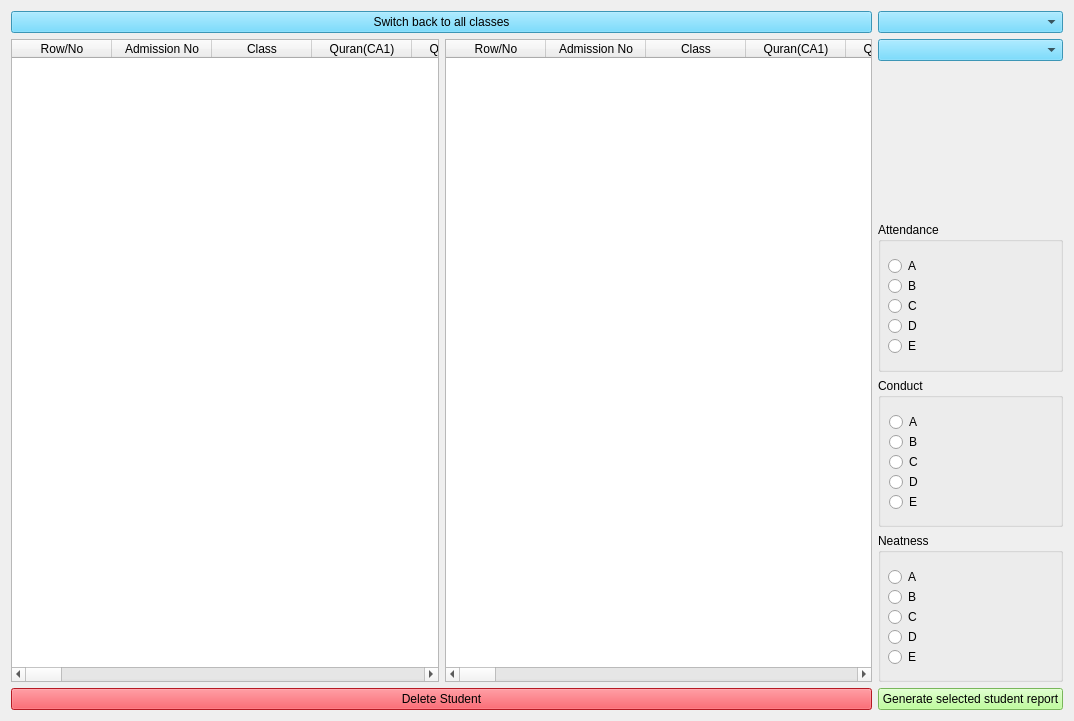
<?xml version="1.0" encoding="UTF-8"?>
<ui version="4.0">
 <class>PriScore2ndForm</class>
 <widget class="QWidget" name="PriScore2ndForm">
  <property name="geometry">
   <rect>
    <x>0</x>
    <y>0</y>
    <width>1074</width>
    <height>721</height>
   </rect>
  </property>
  <property name="windowTitle">
   <string>Primary Classes Scores (Second Term)</string>
  </property>
  <property name="windowIcon">
   <iconset>
    <normaloff>score2_icon.jpg</normaloff>score2_icon.jpg</iconset>
  </property>
  <property name="styleSheet">
   <string notr="true">font: 12pt &quot;MS Shell Dlg 2&quot;;

QPushButton{
background-color: rgb(170, 255, 127);
}</string>
  </property>
  <layout class="QHBoxLayout" name="horizontalLayout_3">
   <item>
    <layout class="QVBoxLayout" name="verticalLayout_3">
     <item>
      <widget class="QPushButton" name="switch_back_btn">
       <property name="styleSheet">
        <string notr="true">background-color: rgb(84, 210, 255);</string>
       </property>
       <property name="text">
        <string>Switch back to all classes</string>
       </property>
      </widget>
     </item>
     <item>
      <layout class="QHBoxLayout" name="horizontalLayout">
       <item>
        <widget class="QTableWidget" name="tableWidget">
         <property name="sizePolicy">
          <sizepolicy hsizetype="Expanding" vsizetype="Expanding">
           <horstretch>0</horstretch>
           <verstretch>0</verstretch>
          </sizepolicy>
         </property>
         <property name="autoFillBackground">
          <bool>false</bool>
         </property>
         <property name="frameShape">
          <enum>QFrame::StyledPanel</enum>
         </property>
         <property name="alternatingRowColors">
          <bool>true</bool>
         </property>
         <property name="showGrid">
          <bool>true</bool>
         </property>
         <attribute name="horizontalHeaderStretchLastSection">
          <bool>false</bool>
         </attribute>
         <attribute name="verticalHeaderVisible">
          <bool>true</bool>
         </attribute>
         <column>
          <property name="text">
           <string>Row/No</string>
          </property>
         </column>
         <column>
          <property name="text">
           <string>Admission No</string>
          </property>
         </column>
         <column>
          <property name="text">
           <string>Class</string>
          </property>
         </column>
         <column>
          <property name="text">
           <string>Quran(CA1)</string>
          </property>
         </column>
         <column>
          <property name="text">
           <string>Quran(CA2)</string>
          </property>
         </column>
         <column>
          <property name="text">
           <string>Quran(ASS)</string>
          </property>
         </column>
         <column>
          <property name="text">
           <string>Quran(EXAM)</string>
          </property>
         </column>
         <column>
          <property name="text">
           <string>Quran(TOTAL)</string>
          </property>
         </column>
         <column>
          <property name="text">
           <string>Ibadat(CA1)</string>
          </property>
         </column>
         <column>
          <property name="text">
           <string>Ibadat(CA2)</string>
          </property>
         </column>
         <column>
          <property name="text">
           <string>Ibadat(ASS)</string>
          </property>
         </column>
         <column>
          <property name="text">
           <string>Ibadat(EXAM)</string>
          </property>
         </column>
         <column>
          <property name="text">
           <string>Ibadat(TOTAL)</string>
          </property>
         </column>
         <column>
          <property name="text">
           <string>Arabic(CA1)</string>
          </property>
         </column>
         <column>
          <property name="text">
           <string>Arabic(CA2)</string>
          </property>
         </column>
         <column>
          <property name="text">
           <string>Arabic(ASS)</string>
          </property>
         </column>
         <column>
          <property name="text">
           <string>Arabic(EXAM)</string>
          </property>
         </column>
         <column>
          <property name="text">
           <string>Arabic(TOTAL)</string>
          </property>
         </column>
         <column>
          <property name="text">
           <string>English(CA1)</string>
          </property>
         </column>
         <column>
          <property name="text">
           <string>English(CA2)</string>
          </property>
         </column>
         <column>
          <property name="text">
           <string>English(ASS)</string>
          </property>
         </column>
         <column>
          <property name="text">
           <string>English(EXAM)</string>
          </property>
         </column>
         <column>
          <property name="text">
           <string>English(TOTAL)</string>
          </property>
         </column>
         <column>
          <property name="text">
           <string>Maths(CA1)</string>
          </property>
         </column>
         <column>
          <property name="text">
           <string>Maths(CA2)</string>
          </property>
         </column>
         <column>
          <property name="text">
           <string>Maths(ASS)</string>
          </property>
         </column>
         <column>
          <property name="text">
           <string>Maths(EXAM)</string>
          </property>
         </column>
         <column>
          <property name="text">
           <string>Maths(TOTAL)</string>
          </property>
         </column>
         <column>
          <property name="text">
           <string>Science(CA1)</string>
          </property>
         </column>
         <column>
          <property name="text">
           <string>Science(CA2)</string>
          </property>
         </column>
         <column>
          <property name="text">
           <string>Science(ASS)</string>
          </property>
         </column>
         <column>
          <property name="text">
           <string>Science(EXAM)</string>
          </property>
         </column>
         <column>
          <property name="text">
           <string>Science(TOTAL)</string>
          </property>
         </column>
         <column>
          <property name="text">
           <string>Social Norm(CA1)</string>
          </property>
         </column>
         <column>
          <property name="text">
           <string>Social Norm(CA2)</string>
          </property>
         </column>
         <column>
          <property name="text">
           <string>Social Norm(ASS)</string>
          </property>
         </column>
         <column>
          <property name="text">
           <string>Social Norm(EXAM)</string>
          </property>
         </column>
         <column>
          <property name="text">
           <string>Social Norm(TOTAL)</string>
          </property>
         </column>
         <column>
          <property name="text">
           <string>Handwriting(CA1)</string>
          </property>
         </column>
         <column>
          <property name="text">
           <string>Handwriting(CA2)</string>
          </property>
         </column>
         <column>
          <property name="text">
           <string>Handwriting(ASS)</string>
          </property>
         </column>
         <column>
          <property name="text">
           <string>Handwriting(EXAM)</string>
          </property>
         </column>
         <column>
          <property name="text">
           <string>Handwriting(TOTAL)</string>
          </property>
         </column>
         <column>
          <property name="text">
           <string>All Total</string>
          </property>
         </column>
         <column>
          <property name="text">
           <string>Average</string>
          </property>
         </column>
        </widget>
       </item>
       <item>
        <widget class="QTableWidget" name="tableWidget_2">
         <property name="sizePolicy">
          <sizepolicy hsizetype="Expanding" vsizetype="Expanding">
           <horstretch>0</horstretch>
           <verstretch>0</verstretch>
          </sizepolicy>
         </property>
         <property name="autoFillBackground">
          <bool>false</bool>
         </property>
         <property name="frameShape">
          <enum>QFrame::StyledPanel</enum>
         </property>
         <property name="alternatingRowColors">
          <bool>true</bool>
         </property>
         <property name="showGrid">
          <bool>true</bool>
         </property>
         <attribute name="horizontalHeaderStretchLastSection">
          <bool>false</bool>
         </attribute>
         <attribute name="verticalHeaderVisible">
          <bool>true</bool>
         </attribute>
         <column>
          <property name="text">
           <string>Row/No</string>
          </property>
         </column>
         <column>
          <property name="text">
           <string>Admission No</string>
          </property>
         </column>
         <column>
          <property name="text">
           <string>Class</string>
          </property>
         </column>
         <column>
          <property name="text">
           <string>Quran(CA1)</string>
          </property>
         </column>
         <column>
          <property name="text">
           <string>Quran(CA2)</string>
          </property>
         </column>
         <column>
          <property name="text">
           <string>Quran(ASS)</string>
          </property>
         </column>
         <column>
          <property name="text">
           <string>Quran(EXAM)</string>
          </property>
         </column>
         <column>
          <property name="text">
           <string>Quran(TOTAL)</string>
          </property>
         </column>
         <column>
          <property name="text">
           <string>Ibadat(CA1)</string>
          </property>
         </column>
         <column>
          <property name="text">
           <string>Ibadat(CA2)</string>
          </property>
         </column>
         <column>
          <property name="text">
           <string>Ibadat(ASS)</string>
          </property>
         </column>
         <column>
          <property name="text">
           <string>Ibadat(EXAM)</string>
          </property>
         </column>
         <column>
          <property name="text">
           <string>Ibadat(TOTAL)</string>
          </property>
         </column>
         <column>
          <property name="text">
           <string>Arabic(CA1)</string>
          </property>
         </column>
         <column>
          <property name="text">
           <string>Arabic(CA2)</string>
          </property>
         </column>
         <column>
          <property name="text">
           <string>Arabic(ASS)</string>
          </property>
         </column>
         <column>
          <property name="text">
           <string>Arabic(EXAM)</string>
          </property>
         </column>
         <column>
          <property name="text">
           <string>Arabic(TOTAL)</string>
          </property>
         </column>
         <column>
          <property name="text">
           <string>English(CA1)</string>
          </property>
         </column>
         <column>
          <property name="text">
           <string>English(CA2)</string>
          </property>
         </column>
         <column>
          <property name="text">
           <string>English(ASS)</string>
          </property>
         </column>
         <column>
          <property name="text">
           <string>English(EXAM)</string>
          </property>
         </column>
         <column>
          <property name="text">
           <string>English(TOTAL)</string>
          </property>
         </column>
         <column>
          <property name="text">
           <string>Maths(CA1)</string>
          </property>
         </column>
         <column>
          <property name="text">
           <string>Maths(CA2)</string>
          </property>
         </column>
         <column>
          <property name="text">
           <string>Maths(ASS)</string>
          </property>
         </column>
         <column>
          <property name="text">
           <string>Maths(EXAM)</string>
          </property>
         </column>
         <column>
          <property name="text">
           <string>Maths(TOTAL)</string>
          </property>
         </column>
         <column>
          <property name="text">
           <string>Science(CA1)</string>
          </property>
         </column>
         <column>
          <property name="text">
           <string>Science(CA2)</string>
          </property>
         </column>
         <column>
          <property name="text">
           <string>Science(ASS)</string>
          </property>
         </column>
         <column>
          <property name="text">
           <string>Science(EXAM)</string>
          </property>
         </column>
         <column>
          <property name="text">
           <string>Science(TOTAL)</string>
          </property>
         </column>
         <column>
          <property name="text">
           <string>Social Norm(CA1)</string>
          </property>
         </column>
         <column>
          <property name="text">
           <string>Social Norm(CA2)</string>
          </property>
         </column>
         <column>
          <property name="text">
           <string>Social Norm(ASS)</string>
          </property>
         </column>
         <column>
          <property name="text">
           <string>Social Norm(EXAM)</string>
          </property>
         </column>
         <column>
          <property name="text">
           <string>Social Norm(TOTAL)</string>
          </property>
         </column>
         <column>
          <property name="text">
           <string>Handwriting(CA1)</string>
          </property>
         </column>
         <column>
          <property name="text">
           <string>Handwriting(CA2)</string>
          </property>
         </column>
         <column>
          <property name="text">
           <string>Handwriting(ASS)</string>
          </property>
         </column>
         <column>
          <property name="text">
           <string>Handwriting(EXAM)</string>
          </property>
         </column>
         <column>
          <property name="text">
           <string>Handwriting(TOTAL)</string>
          </property>
         </column>
         <column>
          <property name="text">
           <string>All Total</string>
          </property>
         </column>
         <column>
          <property name="text">
           <string>Average</string>
          </property>
         </column>
        </widget>
       </item>
      </layout>
     </item>
     <item>
      <widget class="QPushButton" name="del_btn">
       <property name="styleSheet">
        <string notr="true">background-color: rgb(255, 37, 51);</string>
       </property>
       <property name="text">
        <string>Delete Student</string>
       </property>
      </widget>
     </item>
    </layout>
   </item>
   <item>
    <layout class="QVBoxLayout" name="verticalLayout">
     <item>
      <widget class="QComboBox" name="class_comboBox">
       <property name="styleSheet">
        <string notr="true">background-color: rgb(84, 210, 255);</string>
       </property>
      </widget>
     </item>
     <item>
      <widget class="QComboBox" name="stud_adm_no_comboBox">
       <property name="styleSheet">
        <string notr="true">background-color: rgb(84, 210, 255);</string>
       </property>
      </widget>
     </item>
     <item>
      <widget class="QLabel" name="name_label">
       <property name="text">
        <string/>
       </property>
      </widget>
     </item>
     <item>
      <widget class="QGroupBox" name="groupBox">
       <property name="title">
        <string>Attendance</string>
       </property>
       <widget class="QRadioButton" name="att_a_radio">
        <property name="geometry">
         <rect>
          <x>10</x>
          <y>30</y>
          <width>224</width>
          <height>28</height>
         </rect>
        </property>
        <property name="text">
         <string>A</string>
        </property>
       </widget>
       <widget class="QRadioButton" name="att_e_radio">
        <property name="geometry">
         <rect>
          <x>10</x>
          <y>110</y>
          <width>38</width>
          <height>28</height>
         </rect>
        </property>
        <property name="text">
         <string>E</string>
        </property>
       </widget>
       <widget class="QRadioButton" name="att_d_radio">
        <property name="geometry">
         <rect>
          <x>10</x>
          <y>90</y>
          <width>50</width>
          <height>28</height>
         </rect>
        </property>
        <property name="text">
         <string>D</string>
        </property>
       </widget>
       <widget class="QRadioButton" name="att_c_radio">
        <property name="geometry">
         <rect>
          <x>10</x>
          <y>70</y>
          <width>70</width>
          <height>28</height>
         </rect>
        </property>
        <property name="text">
         <string>C</string>
        </property>
       </widget>
       <widget class="QRadioButton" name="att_b_radio">
        <property name="geometry">
         <rect>
          <x>10</x>
          <y>50</y>
          <width>108</width>
          <height>28</height>
         </rect>
        </property>
        <property name="text">
         <string>B</string>
        </property>
       </widget>
      </widget>
     </item>
     <item>
      <widget class="QGroupBox" name="groupBox_2">
       <property name="title">
        <string>Conduct</string>
       </property>
       <widget class="QRadioButton" name="con_a_radio">
        <property name="geometry">
         <rect>
          <x>11</x>
          <y>30</y>
          <width>39</width>
          <height>28</height>
         </rect>
        </property>
        <property name="text">
         <string>A</string>
        </property>
       </widget>
       <widget class="QRadioButton" name="con_b_radio">
        <property name="geometry">
         <rect>
          <x>11</x>
          <y>50</y>
          <width>39</width>
          <height>28</height>
         </rect>
        </property>
        <property name="text">
         <string>B</string>
        </property>
       </widget>
       <widget class="QRadioButton" name="con_c_radio">
        <property name="geometry">
         <rect>
          <x>11</x>
          <y>70</y>
          <width>39</width>
          <height>28</height>
         </rect>
        </property>
        <property name="text">
         <string>C</string>
        </property>
       </widget>
       <widget class="QRadioButton" name="con_d_radio">
        <property name="geometry">
         <rect>
          <x>11</x>
          <y>90</y>
          <width>41</width>
          <height>28</height>
         </rect>
        </property>
        <property name="text">
         <string>D</string>
        </property>
       </widget>
       <widget class="QRadioButton" name="con_e_radio">
        <property name="geometry">
         <rect>
          <x>11</x>
          <y>110</y>
          <width>38</width>
          <height>28</height>
         </rect>
        </property>
        <property name="text">
         <string>E</string>
        </property>
       </widget>
      </widget>
     </item>
     <item>
      <widget class="QGroupBox" name="groupBox_3">
       <property name="title">
        <string>Neatness</string>
       </property>
       <widget class="QRadioButton" name="neat_a_radio">
        <property name="geometry">
         <rect>
          <x>10</x>
          <y>30</y>
          <width>39</width>
          <height>28</height>
         </rect>
        </property>
        <property name="text">
         <string>A</string>
        </property>
       </widget>
       <widget class="QRadioButton" name="neat_b_radio">
        <property name="geometry">
         <rect>
          <x>10</x>
          <y>50</y>
          <width>39</width>
          <height>28</height>
         </rect>
        </property>
        <property name="text">
         <string>B</string>
        </property>
       </widget>
       <widget class="QRadioButton" name="neat_c_radio">
        <property name="geometry">
         <rect>
          <x>10</x>
          <y>70</y>
          <width>39</width>
          <height>28</height>
         </rect>
        </property>
        <property name="text">
         <string>C</string>
        </property>
       </widget>
       <widget class="QRadioButton" name="neat_d_radio">
        <property name="geometry">
         <rect>
          <x>10</x>
          <y>90</y>
          <width>41</width>
          <height>28</height>
         </rect>
        </property>
        <property name="text">
         <string>D</string>
        </property>
       </widget>
       <widget class="QRadioButton" name="neat_e_radio">
        <property name="geometry">
         <rect>
          <x>10</x>
          <y>110</y>
          <width>38</width>
          <height>28</height>
         </rect>
        </property>
        <property name="text">
         <string>E</string>
        </property>
       </widget>
      </widget>
     </item>
     <item>
      <widget class="QPushButton" name="report_gen_btn">
       <property name="styleSheet">
        <string notr="true">background-color: rgb(170, 255, 127);</string>
       </property>
       <property name="text">
        <string>Generate selected student report</string>
       </property>
      </widget>
     </item>
    </layout>
   </item>
  </layout>
 </widget>
 <resources/>
 <connections/>
</ui>
